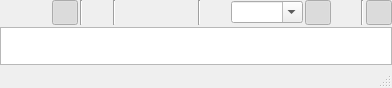
<?xml version="1.0" encoding="UTF-8"?>
<ui version="4.0">
 <class>DictionaryWidget</class>
 <widget class="QWidget" name="DictionaryWidget">
  <property name="geometry">
   <rect>
    <x>0</x>
    <y>0</y>
    <width>387</width>
    <height>88</height>
   </rect>
  </property>
  <property name="sizePolicy">
   <sizepolicy hsizetype="Preferred" vsizetype="Preferred">
    <horstretch>1</horstretch>
    <verstretch>0</verstretch>
   </sizepolicy>
  </property>
  <layout class="QVBoxLayout" name="verticalLayout">
   <property name="spacing">
    <number>1</number>
   </property>
   <property name="leftMargin">
    <number>0</number>
   </property>
   <property name="topMargin">
    <number>0</number>
   </property>
   <property name="rightMargin">
    <number>0</number>
   </property>
   <property name="bottomMargin">
    <number>0</number>
   </property>
   <item>
    <layout class="QHBoxLayout" name="barLayout">
     <property name="spacing">
      <number>2</number>
     </property>
     <property name="leftMargin">
      <number>0</number>
     </property>
     <property name="rightMargin">
      <number>0</number>
     </property>
     <item>
      <widget class="QWidget" name="searchModePanel" native="true">
       <layout class="QHBoxLayout" name="horizontalLayout_3">
        <property name="spacing">
         <number>0</number>
        </property>
        <property name="leftMargin">
         <number>0</number>
        </property>
        <property name="topMargin">
         <number>0</number>
        </property>
        <property name="rightMargin">
         <number>0</number>
        </property>
        <property name="bottomMargin">
         <number>0</number>
        </property>
        <item>
         <widget class="QToolButton" name="jpButton">
          <property name="focusPolicy">
           <enum>Qt::NoFocus</enum>
          </property>
          <property name="toolTip">
           <string>Translate from Japanese</string>
          </property>
          <property name="iconSize">
           <size>
            <width>18</width>
            <height>18</height>
           </size>
          </property>
          <property name="checkable">
           <bool>true</bool>
          </property>
          <property name="autoExclusive">
           <bool>true</bool>
          </property>
          <property name="autoRaise">
           <bool>true</bool>
          </property>
         </widget>
        </item>
        <item>
         <widget class="QToolButton" name="enButton">
          <property name="focusPolicy">
           <enum>Qt::NoFocus</enum>
          </property>
          <property name="toolTip">
           <string>Translate to Japanese</string>
          </property>
          <property name="iconSize">
           <size>
            <width>18</width>
            <height>18</height>
           </size>
          </property>
          <property name="checkable">
           <bool>true</bool>
          </property>
          <property name="autoExclusive">
           <bool>true</bool>
          </property>
          <property name="autoRaise">
           <bool>true</bool>
          </property>
         </widget>
        </item>
        <item>
         <widget class="QToolButton" name="browseButton">
          <property name="focusPolicy">
           <enum>Qt::NoFocus</enum>
          </property>
          <property name="toolTip">
           <string>Browse dictionary</string>
          </property>
          <property name="text">
           <string/>
          </property>
          <property name="iconSize">
           <size>
            <width>18</width>
            <height>18</height>
           </size>
          </property>
          <property name="checkable">
           <bool>true</bool>
          </property>
          <property name="checked">
           <bool>true</bool>
          </property>
          <property name="autoExclusive">
           <bool>true</bool>
          </property>
          <property name="autoRaise">
           <bool>true</bool>
          </property>
         </widget>
        </item>
       </layout>
      </widget>
     </item>
     <item>
      <widget class="QWidget" name="filterWidget" native="true">
       <layout class="QHBoxLayout" name="horizontalLayout_9">
        <property name="spacing">
         <number>2</number>
        </property>
        <property name="leftMargin">
         <number>0</number>
        </property>
        <property name="topMargin">
         <number>0</number>
        </property>
        <property name="rightMargin">
         <number>0</number>
        </property>
        <property name="bottomMargin">
         <number>0</number>
        </property>
        <item>
         <widget class="Line" name="line_7">
          <property name="orientation">
           <enum>Qt::Vertical</enum>
          </property>
         </widget>
        </item>
        <item>
         <widget class="QToolButton" name="filterButton">
          <property name="focusPolicy">
           <enum>Qt::NoFocus</enum>
          </property>
          <property name="toolTip">
           <string>Word filtering by attributes. Right-click to edit filters</string>
          </property>
          <property name="icon">
           <iconset resource="../Resources/resources.qrc">
            <normaloff>:/filters.svg</normaloff>:/filters.svg</iconset>
          </property>
          <property name="iconSize">
           <size>
            <width>18</width>
            <height>18</height>
           </size>
          </property>
          <property name="checkable">
           <bool>true</bool>
          </property>
          <property name="autoRaise">
           <bool>true</bool>
          </property>
         </widget>
        </item>
       </layout>
      </widget>
     </item>
     <item>
      <layout class="QHBoxLayout" name="horizontalLayout_7">
       <property name="spacing">
        <number>2</number>
       </property>
       <property name="leftMargin">
        <number>0</number>
       </property>
       <property name="rightMargin">
        <number>0</number>
       </property>
       <item>
        <widget class="QStackedWidget" name="searchStack">
         <property name="sizePolicy">
          <sizepolicy hsizetype="Preferred" vsizetype="Fixed">
           <horstretch>0</horstretch>
           <verstretch>0</verstretch>
          </sizepolicy>
         </property>
         <property name="currentIndex">
          <number>0</number>
         </property>
         <widget class="QWidget" name="page">
          <layout class="QHBoxLayout" name="horizontalLayout">
           <property name="spacing">
            <number>2</number>
           </property>
           <property name="leftMargin">
            <number>0</number>
           </property>
           <property name="topMargin">
            <number>0</number>
           </property>
           <property name="rightMargin">
            <number>0</number>
           </property>
           <property name="bottomMargin">
            <number>0</number>
           </property>
           <item>
            <widget class="Line" name="line_4">
             <property name="orientation">
              <enum>Qt::Vertical</enum>
             </property>
            </widget>
           </item>
           <item>
            <layout class="QHBoxLayout" name="horizontalLayout_4">
             <property name="spacing">
              <number>0</number>
             </property>
             <property name="rightMargin">
              <number>0</number>
             </property>
             <item>
              <widget class="QToolButton" name="jpBeforeButton">
               <property name="focusPolicy">
                <enum>Qt::NoFocus</enum>
               </property>
               <property name="toolTip">
                <string>Any start of word</string>
               </property>
               <property name="icon">
                <iconset resource="../Resources/resources.qrc">
                 <normaloff>:/anystart.svg</normaloff>:/anystart.svg</iconset>
               </property>
               <property name="iconSize">
                <size>
                 <width>18</width>
                 <height>18</height>
                </size>
               </property>
               <property name="checkable">
                <bool>true</bool>
               </property>
               <property name="autoRaise">
                <bool>true</bool>
               </property>
              </widget>
             </item>
             <item>
              <widget class="QToolButton" name="jpAfterButton">
               <property name="focusPolicy">
                <enum>Qt::NoFocus</enum>
               </property>
               <property name="toolTip">
                <string>Any end of word</string>
               </property>
               <property name="icon">
                <iconset resource="../Resources/resources.qrc">
                 <normaloff>:/anyend.svg</normaloff>:/anyend.svg</iconset>
               </property>
               <property name="iconSize">
                <size>
                 <width>18</width>
                 <height>18</height>
                </size>
               </property>
               <property name="checkable">
                <bool>true</bool>
               </property>
               <property name="autoRaise">
                <bool>true</bool>
               </property>
              </widget>
             </item>
             <item>
              <widget class="QToolButton" name="jpStrictButton">
               <property name="focusPolicy">
                <enum>Qt::NoFocus</enum>
               </property>
               <property name="toolTip">
                <string>Hiragana/katakana sensitive search</string>
               </property>
               <property name="icon">
                <iconset resource="../Resources/resources.qrc">
                 <normaloff>:/strictsrch.svg</normaloff>:/strictsrch.svg</iconset>
               </property>
               <property name="iconSize">
                <size>
                 <width>18</width>
                 <height>18</height>
                </size>
               </property>
               <property name="checkable">
                <bool>true</bool>
               </property>
               <property name="autoRaise">
                <bool>true</bool>
               </property>
              </widget>
             </item>
            </layout>
           </item>
           <item>
            <widget class="Line" name="line_3">
             <property name="orientation">
              <enum>Qt::Vertical</enum>
             </property>
            </widget>
           </item>
           <item>
            <widget class="QToolButton" name="recognizeButton">
             <property name="focusPolicy">
              <enum>Qt::NoFocus</enum>
             </property>
             <property name="toolTip">
              <string>Write a Japanese character with mouse or pen</string>
             </property>
             <property name="icon">
              <iconset resource="../Resources/resources.qrc">
               <normaloff>:/kanjipen.svg</normaloff>:/kanjipen.svg</iconset>
             </property>
             <property name="iconSize">
              <size>
               <width>18</width>
               <height>18</height>
              </size>
             </property>
             <property name="checkable">
              <bool>true</bool>
             </property>
             <property name="autoRaise">
              <bool>true</bool>
             </property>
            </widget>
           </item>
           <item>
            <widget class="ZKanaComboBox" name="jpCBox">
             <property name="sizePolicy">
              <sizepolicy hsizetype="Expanding" vsizetype="Fixed">
               <horstretch>0</horstretch>
               <verstretch>0</verstretch>
              </sizepolicy>
             </property>
             <property name="editable">
              <bool>true</bool>
             </property>
            </widget>
           </item>
           <item>
            <widget class="QToolButton" name="inflButton">
             <property name="toolTip">
              <string>Search for conjugated words</string>
             </property>
             <property name="icon">
              <iconset resource="../Resources/resources.qrc">
               <normaloff>:/deinf.svg</normaloff>:/deinf.svg</iconset>
             </property>
             <property name="iconSize">
              <size>
               <width>18</width>
               <height>18</height>
              </size>
             </property>
             <property name="checkable">
              <bool>true</bool>
             </property>
             <property name="checked">
              <bool>true</bool>
             </property>
             <property name="autoRaise">
              <bool>true</bool>
             </property>
            </widget>
           </item>
          </layout>
         </widget>
         <widget class="QWidget" name="page_2">
          <layout class="QHBoxLayout" name="horizontalLayout_6">
           <property name="spacing">
            <number>2</number>
           </property>
           <property name="leftMargin">
            <number>0</number>
           </property>
           <property name="topMargin">
            <number>0</number>
           </property>
           <property name="rightMargin">
            <number>0</number>
           </property>
           <property name="bottomMargin">
            <number>0</number>
           </property>
           <item>
            <widget class="Line" name="line_6">
             <property name="orientation">
              <enum>Qt::Vertical</enum>
             </property>
            </widget>
           </item>
           <item>
            <layout class="QHBoxLayout" name="horizontalLayout_5">
             <property name="spacing">
              <number>0</number>
             </property>
             <property name="rightMargin">
              <number>0</number>
             </property>
             <item>
              <widget class="QToolButton" name="enAfterButton">
               <property name="focusPolicy">
                <enum>Qt::NoFocus</enum>
               </property>
               <property name="toolTip">
                <string>Any end of word</string>
               </property>
               <property name="icon">
                <iconset resource="../Resources/resources.qrc">
                 <normaloff>:/anyend.svg</normaloff>:/anyend.svg</iconset>
               </property>
               <property name="iconSize">
                <size>
                 <width>18</width>
                 <height>18</height>
                </size>
               </property>
               <property name="checkable">
                <bool>true</bool>
               </property>
               <property name="autoExclusive">
                <bool>false</bool>
               </property>
               <property name="autoRaise">
                <bool>true</bool>
               </property>
              </widget>
             </item>
             <item>
              <widget class="QToolButton" name="enStrictButton">
               <property name="focusPolicy">
                <enum>Qt::NoFocus</enum>
               </property>
               <property name="toolTip">
                <string>Case sensitive search</string>
               </property>
               <property name="icon">
                <iconset resource="../Resources/resources.qrc">
                 <normaloff>:/strictsrch.svg</normaloff>:/strictsrch.svg</iconset>
               </property>
               <property name="iconSize">
                <size>
                 <width>18</width>
                 <height>18</height>
                </size>
               </property>
               <property name="checkable">
                <bool>true</bool>
               </property>
               <property name="autoRaise">
                <bool>true</bool>
               </property>
              </widget>
             </item>
            </layout>
           </item>
           <item>
            <widget class="ZComboBox" name="enCBox">
             <property name="sizePolicy">
              <sizepolicy hsizetype="Expanding" vsizetype="Fixed">
               <horstretch>0</horstretch>
               <verstretch>0</verstretch>
              </sizepolicy>
             </property>
             <property name="editable">
              <bool>true</bool>
             </property>
            </widget>
           </item>
          </layout>
         </widget>
         <widget class="QWidget" name="page_3">
          <layout class="QHBoxLayout" name="horizontalLayout_2">
           <property name="spacing">
            <number>2</number>
           </property>
           <property name="leftMargin">
            <number>0</number>
           </property>
           <property name="topMargin">
            <number>0</number>
           </property>
           <property name="rightMargin">
            <number>0</number>
           </property>
           <property name="bottomMargin">
            <number>0</number>
           </property>
           <item>
            <widget class="ZKanaLineEdit" name="browseEdit"/>
           </item>
          </layout>
         </widget>
        </widget>
       </item>
       <item>
        <widget class="QToolButton" name="multilineButton">
         <property name="focusPolicy">
          <enum>Qt::NoFocus</enum>
         </property>
         <property name="toolTip">
          <string>Show definitions in separate rows</string>
         </property>
         <property name="icon">
          <iconset resource="../Resources/resources.qrc">
           <normaloff>:/multi.svg</normaloff>:/multi.svg</iconset>
         </property>
         <property name="iconSize">
          <size>
           <width>18</width>
           <height>18</height>
          </size>
         </property>
         <property name="checkable">
          <bool>true</bool>
         </property>
         <property name="autoRaise">
          <bool>true</bool>
         </property>
        </widget>
       </item>
       <item>
        <widget class="QWidget" name="examplePanel" native="true">
         <layout class="QHBoxLayout" name="horizontalLayout_8">
          <property name="spacing">
           <number>2</number>
          </property>
          <property name="leftMargin">
           <number>0</number>
          </property>
          <property name="topMargin">
           <number>0</number>
          </property>
          <property name="rightMargin">
           <number>0</number>
          </property>
          <property name="bottomMargin">
           <number>0</number>
          </property>
          <item>
           <widget class="Line" name="line_2">
            <property name="orientation">
             <enum>Qt::Vertical</enum>
            </property>
           </widget>
          </item>
          <item>
           <widget class="QToolButton" name="examplesButton">
            <property name="focusPolicy">
             <enum>Qt::NoFocus</enum>
            </property>
            <property name="toolTip">
             <string>Word example sentences</string>
            </property>
            <property name="text">
             <string/>
            </property>
            <property name="icon">
             <iconset resource="../Resources/resources.qrc">
              <normaloff>:/examples.svg</normaloff>:/examples.svg</iconset>
            </property>
            <property name="iconSize">
             <size>
              <width>18</width>
              <height>18</height>
             </size>
            </property>
            <property name="checkable">
             <bool>true</bool>
            </property>
            <property name="checked">
             <bool>true</bool>
            </property>
            <property name="autoRaise">
             <bool>true</bool>
            </property>
           </widget>
          </item>
         </layout>
        </widget>
       </item>
      </layout>
     </item>
    </layout>
   </item>
   <item>
    <widget class="ExampleWidget" name="examples" native="true"/>
   </item>
   <item>
    <widget class="ZDictionaryListView" name="wordsTable">
     <property name="minimumSize">
      <size>
       <width>0</width>
       <height>25</height>
      </size>
     </property>
    </widget>
   </item>
   <item>
    <widget class="ZStatusBar" name="listStatus"/>
   </item>
  </layout>
 </widget>
 <customwidgets>
  <customwidget>
   <class>ZStatusBar</class>
   <extends>QStatusBar</extends>
   <header>zstatusbar.h</header>
   <container>1</container>
  </customwidget>
  <customwidget>
   <class>ZKanaLineEdit</class>
   <extends>QLineEdit</extends>
   <header>zkanalineedit.h</header>
  </customwidget>
  <customwidget>
   <class>ZComboBox</class>
   <extends>QComboBox</extends>
   <header>zcombobox.h</header>
  </customwidget>
  <customwidget>
   <class>ZDictionaryListView</class>
   <extends>QTableView</extends>
   <header>zdictionarylistview.h</header>
  </customwidget>
  <customwidget>
   <class>ExampleWidget</class>
   <extends>QWidget</extends>
   <header>examplewidget.h</header>
   <container>1</container>
  </customwidget>
  <customwidget>
   <class>ZKanaComboBox</class>
   <extends>QComboBox</extends>
   <header>zcombobox.h</header>
  </customwidget>
 </customwidgets>
 <resources>
  <include location="Resources/resources.qrc"/>
 </resources>
 <connections/>
</ui>
